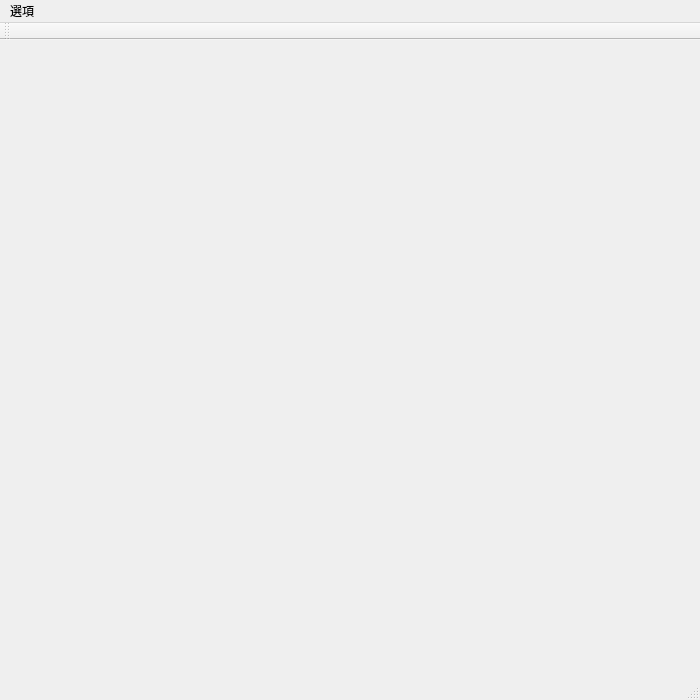
<?xml version="1.0" encoding="UTF-8"?>
<ui version="4.0">
 <class>MainWindow</class>
 <widget class="QMainWindow" name="MainWindow">
  <property name="geometry">
   <rect>
    <x>0</x>
    <y>0</y>
    <width>700</width>
    <height>700</height>
   </rect>
  </property>
  <property name="windowTitle">
   <string>MainWindow</string>
  </property>
  <widget class="QWidget" name="centralWidget"/>
  <widget class="QMenuBar" name="menuBar">
   <property name="geometry">
    <rect>
     <x>0</x>
     <y>0</y>
     <width>700</width>
     <height>23</height>
    </rect>
   </property>
   <widget class="QMenu" name="menu">
    <property name="title">
     <string>選項</string>
    </property>
    <addaction name="action"/>
    <addaction name="action_2"/>
   </widget>
   <addaction name="menu"/>
  </widget>
  <widget class="QToolBar" name="mainToolBar">
   <attribute name="toolBarArea">
    <enum>TopToolBarArea</enum>
   </attribute>
   <attribute name="toolBarBreak">
    <bool>false</bool>
   </attribute>
  </widget>
  <widget class="QStatusBar" name="statusBar"/>
  <action name="action">
   <property name="text">
    <string>重新開始</string>
   </property>
  </action>
  <action name="action_2">
   <property name="text">
    <string>關閉</string>
   </property>
  </action>
 </widget>
 <layoutdefault spacing="6" margin="11"/>
 <resources/>
 <connections/>
</ui>
